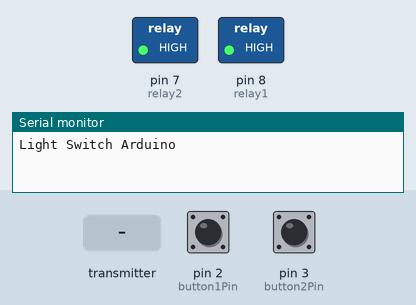
This sketch was run on a simulated Arduino Uno, built with avr-gcc and run on an emulated ATmega328P. Parts: switched loads named in the sketch (green lamp = pin HIGH), the last lines printed to the serial monitor. Inputs (shaded band) come from the test bench; at power-on: pin 2 (button1Pin) LOW, pin 3 (button2Pin) LOW. No radio packets arrive unless stated.

Above: at 1.2 s.
1.3 s: pin 2 (button1Pin) pulled HIGH for 0.15 s
At 2.5 s:
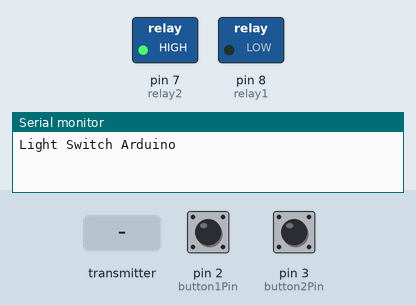
2.9 s: pin 3 (button2Pin) pulled HIGH for 0.15 s
At 3.9 s:
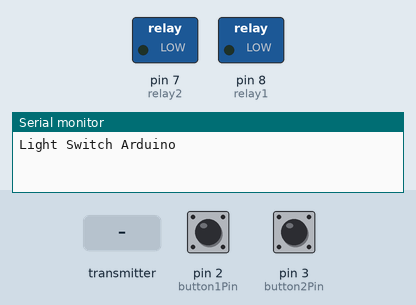
4.5 s: pin 2 (button1Pin) pulled HIGH for 1 s
At 5.1 s:
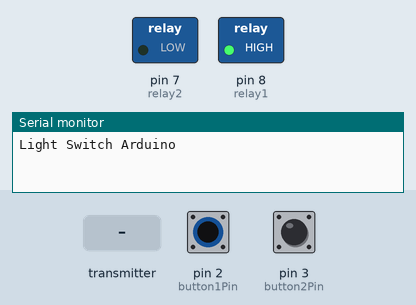
7.0 s: the transmitter starts sending message = 0
At 8.2 s:
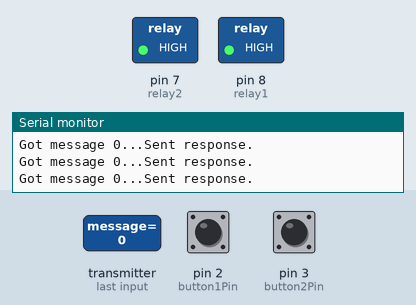
Timing chart, 0 to 9.9 s (numbered marks = the images above; inputs shaded):
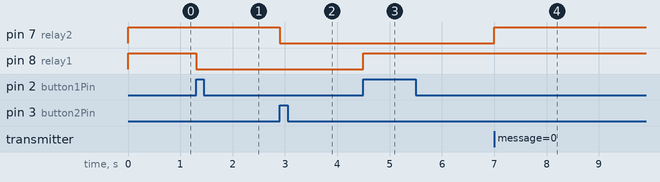

The sketch:

arduinoNano_2ralay.ino
```cpp
// (licence header left out)
 /*
  Hack.lenotta.com
  Modified code of Getting Started RF24 Library
  It will switch a relay on if receive a message with text 1,
  turn it off otherwise.
  Edo
 */

#include <SPI.h>
#include "nRF24L01.h"
#include "RF24.h"
#include "printf.h"

int relay1 = 8;			// the number of the relay1 pin
int relay2 = 7;			// the number of the relay2 pin

int button1Pin = 2;		// the number of the pushbutton1 pin
int button2Pin = 3;		// the number of the pushbutton2 pin

int state1 = HIGH;		// the current state of the relay1
int state2 = HIGH;		// the current state of the relay2

int reading1;			// variable for reading the pushbutton1 status
int reading2;			// variable for reading the pushbutton2 status

int previous1 = LOW;            // the previous reading from the pushbutton1
int previous2 = LOW;            // the previous reading from the pushbutton2

long time = 0;			// the last time the output pin was toggled
long debounce = 200;	        // the debounce time, increase if the output flickers

//
// Hardware conf
//

// Set up nRF24L01 radio on SPI bus plus pins 9 & 10
RF24 radio(9,10);

//
// Topology
//

// Radio pipe addresses for the 2 nodes to communicate.
const uint64_t pipes[2] = { 0xF0F0F0F0E1LL, 0xF0F0F0F0D2LL };

void setup(void)
{

  Serial.begin(57600);
  pinMode(relay1, OUTPUT);		// pin for relay1 work mode
  pinMode(relay2, OUTPUT);		// pin for relay2 work mode
  pinMode(button1Pin, INPUT);	// pin for button1 work mode
  pinMode(button2Pin, INPUT);	// pin for button1 work mode
  digitalWrite(relay1, HIGH);
  digitalWrite(relay2, HIGH);
  printf_begin();
  printf("\nLight Switch Arduino\n\r");

  // Setup and configure RF radio
  radio.begin();
  radio.setRetries(15,15);

  radio.openWritingPipe(pipes[0]);
  radio.openReadingPipe(1,pipes[1]);
  radio.startListening();
  radio.printDetails();
}

void loop(void)
{

    // if there is data ready
    if ( radio.available() )
    {
      // Dump the payloads until we've gotten everything
      unsigned long message;
      bool done = false;
      while (!done)
      {
        // Fetch the payload, and see if this was the last one.
        done = radio.read( &message, sizeof(unsigned long) );

        // Spew it
        printf("Got message %lu...",message);
        if (message == 11) {
			digitalWrite(relay1, LOW);
			state1 = LOW;
	}

        if (message == 21) {
			digitalWrite(relay2, LOW);
			state2 = LOW;
	}

	if (message == 10) {
			digitalWrite(relay1, HIGH);
			state1 = HIGH;
	}

        if (message == 20) {
			digitalWrite(relay2, HIGH);
			state2 = HIGH;
	}

        if (message == 0) {
			digitalWrite(relay1, HIGH);
			digitalWrite(relay2, HIGH);
			state1 = HIGH;
			state2 = HIGH;
        }

		// Delay just a little bit to let the other unit
		// make the transition to receiver
		delay(20);
      }

      // First, stop listening so we can talk
      radio.stopListening();

      // Send the final one back.
      radio.write( &message, sizeof(unsigned long) );
      printf("Sent response.\n\r");

      // Now, resume listening so we catch the next packets.
      radio.startListening();
    }

    // read the state of the pushbutton value:
    reading1 = digitalRead(button1Pin);
    reading2 = digitalRead(button2Pin);

    // check if the pushbutton is pressed.
    if (reading1 == HIGH || reading2 == HIGH) {

      if (reading1 == HIGH && previous1 == LOW && millis() - time > debounce ) {

            if (state1 == HIGH) {
                    state1 = LOW;
            } else {
                    state1 = HIGH;
            }

            time = millis();

      }

      if (reading2 == HIGH && previous2 == LOW && millis() - time > debounce ) {

            if (state2 == HIGH) {
                    state2 = LOW;
            } else {
                    state2 = HIGH;
            }

  	    time = millis();

      }

      digitalWrite(relay1, state1);
      digitalWrite(relay2, state2);

    }

    previous1 = reading1;
    previous2 = reading2;

}
```

printf.h
```cpp
// (licence header left out)
/**
 * @file printf.h
 *
 * Setup necessary to direct stdout to the Arduino Serial library, which
 * enables 'printf'
 */

#ifndef __PRINTF_H__
#define __PRINTF_H__

#ifdef ARDUINO

int serial_putc( char c, FILE * )
{
  Serial.write( c );

  return c;
}

void printf_begin(void)
{
  fdevopen( &serial_putc, 0 );
}

#else
#error This example is only for use on Arduino.
#endif // ARDUINO

#endif // __PRINTF_H__
```

Measured:
- after the input at 1.3 s, pin 8 (relay1): HIGH → LOW at once
- after the input at 2.9 s, pin 7 (relay2): HIGH → LOW at once
- after the input at 4.5 s, pin 8 (relay1): LOW → HIGH at once
- after the input at 7.0 s, pin 7 (relay2): LOW → HIGH at once
